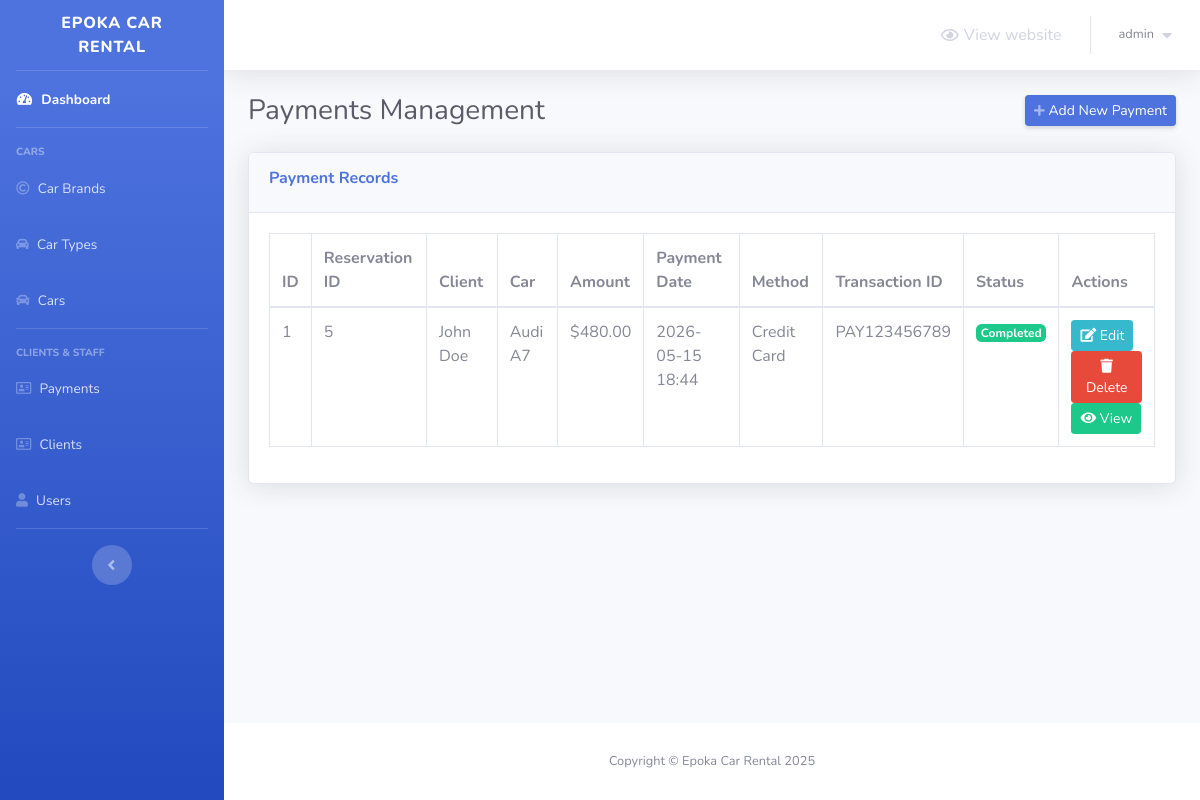
/admin/payments.php (signed in), run on the app's committed database.
### tables this page shows
CREATE TABLE `payments` (
  `payment_id` int(11) NOT NULL,
  `reservation_id` int(11) NOT NULL,
  `amount` decimal(10,2) NOT NULL,
  `payment_date` timestamp NOT NULL DEFAULT current_timestamp(),
  `payment_method` enum('Credit Card','Debit Card','Cash','Bank Transfer') NOT NULL,
  `transaction_id` varchar(100) DEFAULT NULL,
  `status` enum('Pending','Completed','Failed','Refunded') NOT NULL DEFAULT 'Pending'
);

CREATE TABLE `clients` (
  `client_id` int(10) NOT NULL,
  `full_name` varchar(30) NOT NULL,
  `client_email` varchar(100) NOT NULL,
  `client_phone` varchar(20) NOT NULL,
  `address` varchar(255) DEFAULT NULL,
  `city` varchar(50) DEFAULT NULL,
  `country` varchar(50) DEFAULT NULL,
  `driving_license_number` varchar(50) DEFAULT NULL,
  `license_expiry` date DEFAULT NULL,
  `date_of_birth` date DEFAULT NULL,
  `registration_date` timestamp NOT NULL DEFAULT current_timestamp()
);

CREATE TABLE `cars` (
  `id` int(3) NOT NULL,
  `car_name` varchar(30) NOT NULL,
  `brand_id` int(3) NOT NULL,
  `type_id` int(3) NOT NULL,
  `color` varchar(20) NOT NULL,
  `model` varchar(50) NOT NULL,
  `description` varchar(1000) NOT NULL,
  `daily_rate` decimal(10,2) NOT NULL,
  `weekly_rate` decimal(10,2) NOT NULL,
  `monthly_rate` decimal(10,2) NOT NULL,
  `mileage` int(11) DEFAULT NULL,
  `transmission` enum('Automatic','Manual') NOT NULL,
  `fuel_type` enum('Gasoline','Diesel','Electric','Hybrid') NOT NULL,
  `seats` int(2) NOT NULL,
  `doors` int(1) NOT NULL,
  `available` tinyint(1) NOT NULL DEFAULT 1,
  `image` varchar(255) DEFAULT NULL,
  `created_at` timestamp NOT NULL DEFAULT current_timestamp(),
  `updated_at` timestamp NOT NULL DEFAULT current_timestamp() ON UPDATE current_timestamp()
);

### admin/payments.php (the view, shortened to what this page needs)
<?php
	include 'connect.php';
	include 'Includes/templates/header.php';
?>
<div id="content-wrapper" class="d-flex flex-column">
	<div id="content">
		<div class="container-fluid">
			<div class="d-sm-flex align-items-center justify-content-between mb-4">
				<h1 class="h3 mb-0 text-gray-800">Payments Management</h1>
				<a href="#" class="d-none d-sm-inline-block btn btn-sm btn-primary shadow-sm" data-toggle="modal" data-target="#addPaymentModal">
					<i class="fas fa-plus fa-sm text-white-50"></i> Add New Payment
				</a>
			</div>
			<div class="card shadow mb-4">
				<div class="card-header py-3">
					<h6 class="m0 font-weight-bold text-primary">Payment Records</h6>
				</div>
				<div class="card-body">
					<div class="table-responsive">
						<table class="table table-bordered" id="dataTable" width="100%" cellspacing="0">
							<thead>
								<tr>
									<th>ID</th>
									<th>Reservation ID</th>
									<th>Client</th>
									<th>Car</th>
									<th>Amount</th>
									<th>Payment Date</th>
									<th>Method</th>
									<th>Transaction ID</th>
									<th>Status</th>
									<th>Actions</th>
								</tr>
							</thead>
							<tbody>
								<?php
									$stmt = $con->prepare("
										SELECT
											p.*,
											r.pickup_date,
											r.return_date,
											c.full_name AS client_name,
											cars.car_name
										FROM
											payments p
										JOIN
											reservations r ON p.reservation_id = r.reservation_id
										JOIN
											clients c ON r.client_id = c.client_id
										JOIN
											cars ON r.car_id = cars.id
										ORDER BY
											p.payment_date DESC
									");
									$stmt->execute();
									$rows = $stmt->fetchAll();
									foreach($rows as $row) {
										echo "<tr>";
										echo "<td>" . $row['payment_id'] . "</td>";
										echo "<td>" . $row['reservation_id'] . "</td>";
										echo "<td>" . $row['client_name'] . "</td>";
										echo "<td>" . $row['car_name'] . "</td>";
										echo "<td>$" . $row['amount'] . "</td>";
										echo "<td>" . date('Y-m-d H:i', strtotime($row['payment_date'])) . "</td>";
										echo "<td>" . $row['payment_method'] . "</td>";
										echo "<td>" . $row['transaction_id'] . "</td>";
										echo "<td>";
										switch($row['status']) {
											case 'Completed':
												echo "<span class='badge badge-success'>Completed</span>";
												break;
										}
										echo "</td>";
										echo "<td>
											<a href='#' class='btn btn-sm btn-info edit-btn' data-id='" . $row['payment_id'] . "' data-toggle='modal' data-target='#editPaymentModal'>
												<i class='fas fa-edit'></i> Edit
											</a>
											<a href='#' class='btn btn-sm btn-danger delete-btn' data-id='" . $row['payment_id'] . "' data-toggle='modal' data-target='#deletePaymentModal'>
												<i class='fas fa-trash'></i> Delete
											</a>
											<a href='#' class='btn btn-sm btn-success view-btn' data-id='" . $row['payment_id'] . "' data-toggle='modal' data-target='#viewPaymentModal'>
												<i class='fas fa-eye'></i> View
											</a>
										</td>";
										echo "</tr>";
									}
								?>
							</tbody>
						</table>
					</div>
				</div>
			</div>
		</div>
	</div>
</div>
<?php
	include 'Includes/templates/footer.php';
?>

### data on the page
payments: payment_id "1", reservation "5", clients.full_name "John Doe", cars.car_name "Audi A7", amount "480.00", payment_date "2026-05-15 18:44", payment_method "Credit Card", transaction "PAY123456789", status "Completed"

### other printed values
$_SESSION['username_yahya_car_rental'] "admin"
